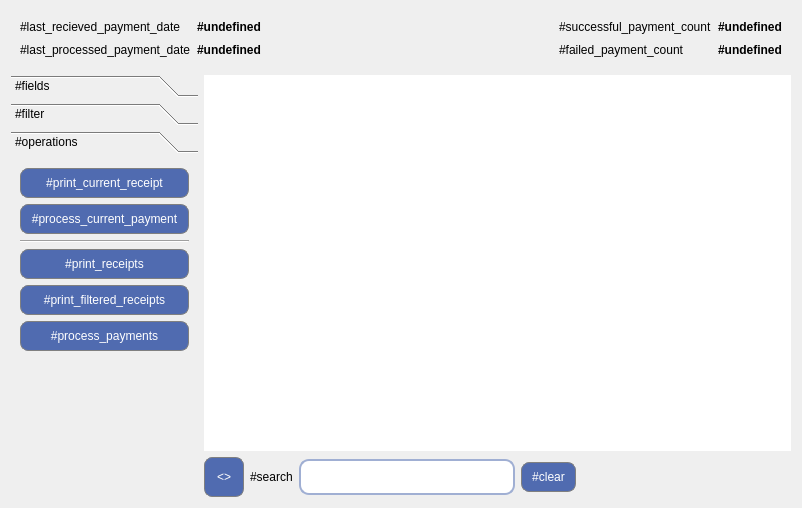
<?xml version="1.0" encoding="UTF-8"?>
<ui version="4.0">
 <class>PaymentServiceWindow</class>
 <widget class="QFrame" name="PaymentServiceWindow">
  <property name="geometry">
   <rect>
    <x>0</x>
    <y>0</y>
    <width>802</width>
    <height>508</height>
   </rect>
  </property>
  <property name="styleSheet">
   <string notr="true">QFrame#paymentsServiceWindow
{
	background: rgba(247, 245, 237);
}

QTextEdit
{
	background: rgba(247, 245, 237);
	font-size: 10px;
}

QPushButton 
{
border: 1px solid gray;
border-radius: 8px;
padding-left: 10px;
padding-right: 10px;
color: white;
background-color: rgba(80, 107, 176);
}

QPushButton:disabled
{
color: gray;
background-color: lightgray;
}

QPushButton:pressed 
{
background-color: rgba(98, 141, 191);
}

QTabBar::tab 
{
     background: rgba(160, 175, 211);
     border: 1px solid #C4C4C3;
     border-bottom-color: #C2C7CB; 
     border-top-left-radius: 4px;
     border-top-right-radius: 4px;
     min-width: 8ex;
     padding: 2px;
 }

 QTabBar::tab:selected, QTabBar::tab:hover 
{
     background: rgba(247, 245, 237);
 }

QLineEdit 
{
    padding: 8;
	border: 2px solid rgba(160, 175, 211);
    border-radius: 10px;
}

/*
QFrame#LogsInfoServiceWindow 
{
background: rgba(247, 245, 237);
}
QScrollArea#scrollArea 
{
background-color: white;
}

QScrollBar:vertical 
{
border: 1px solid lightgray;
border-radius: 2px;
width: 24px;
margin: 21px 0 21px 0;
}

QScrollBar::handle:vertical 
{
min-height: 24px;
width: 25px;
background-color: rgba(186, 200, 237);
border-radius: 2px;
border-top: 1px solid gray;
border-bottom: 1px solid gray;
}

QScrollBar::add-line:vertical 
{
border: 1px solid lightgray;
border-radius: 2px;
height: 20px;
subcontrol-position: bottom;
subcontrol-origin: margin;
background-color: rgba(247, 245, 237);
image: url(:/Images/down_arrow.png);
}

QScrollBar::add-line:vertical:pressed 
{
background-color: rgba(186, 200, 237);
}

QScrollBar::sub-line:vertical 
{
border: 1px solid lightgray;
border-radius: 2px;
height: 20px;
subcontrol-position: top;
subcontrol-origin: margin;
background-color: rgba(247, 245, 237);
image: url(:/Images/up_arrow.png);
}

QScrollBar::sub-line:vertical:pressed 
{
background-color: rgba(186, 200, 237);
}

QScrollBar::add-page:vertical, QScrollBar::sub-page:vertical 
{
background-color: rgba(247, 245, 237);
}


QScrollBar:horizontal 
{
border: 1px solid lightgray;
border-radius: 2px;
height: 24px;
margin: 0 21px 0 21px;
}

QScrollBar::handle:horizontal 
{
min-width: 24px;
height: 25px;
background-color: rgba(186, 200, 237);
border-radius: 2px;
border-left: 1px solid gray;
border-right: 1px solid gray;
}

QScrollBar::add-line:horizontal 
{
border: 1px solid lightgray;
border-radius: 2px;
width: 20px;
subcontrol-position: right;
subcontrol-origin: margin;
background-color: rgba(247, 245, 237);
image: url(:/Images/right_arrow.png);
}

QScrollBar::add-line:horizontal:pressed 
{
background-color: rgba(186, 200, 237);
}

QScrollBar::sub-line:horizontal 
{
border: 1px solid lightgray;
border-radius: 2px;
width: 20px;
subcontrol-position: left;
subcontrol-origin: margin;
background-color: rgba(247, 245, 237);
image: url(:/Images/left_arrow.png);
}

QScrollBar::sub-line:horizontal:pressed 
{
background-color: rgba(186, 200, 237);
}

QScrollBar::add-page:horizontal, QScrollBar::sub-page:horizontal 
{
background-color: rgba(247, 245, 237);
}

QHeaderView::section 
{
     background-color: rgba(186, 200, 237);
     color: black;
     padding-left: 4px;
     border: 1px solid #6c6c6c;
	 height: 30px;
	 border-radius: 5px;
 }

QHeaderView::down-arrow 
{
     image: url(:/Images/down_arrow.png);
 }

QHeaderView::up-arrow 
{
     image: url(:/Images/up_arrow.png);
 }

QTableView 
{
     selection-background-color: rgba(186, 200, 237);
	 background-color: white;
 }
*/</string>
  </property>
  <layout class="QVBoxLayout" name="verticalLayout_3">
   <item>
    <widget class="QWidget" name="wPaymentSummary" native="true">
     <property name="sizePolicy">
      <sizepolicy hsizetype="Preferred" vsizetype="Maximum">
       <horstretch>0</horstretch>
       <verstretch>0</verstretch>
      </sizepolicy>
     </property>
     <layout class="QGridLayout" name="gridLayout">
      <item row="0" column="1">
       <widget class="QLabel" name="lbLastRecievedPayment">
        <property name="sizePolicy">
         <sizepolicy hsizetype="Preferred" vsizetype="Fixed">
          <horstretch>0</horstretch>
          <verstretch>0</verstretch>
         </sizepolicy>
        </property>
        <property name="font">
         <font>
          <weight>75</weight>
          <bold>true</bold>
         </font>
        </property>
        <property name="text">
         <string>#undefined</string>
        </property>
       </widget>
      </item>
      <item row="0" column="2" rowspan="2">
       <spacer name="horizontalSpacer_3">
        <property name="orientation">
         <enum>Qt::Horizontal</enum>
        </property>
        <property name="sizeHint" stdset="0">
         <size>
          <width>301</width>
          <height>20</height>
         </size>
        </property>
       </spacer>
      </item>
      <item row="1" column="3" rowspan="2">
       <widget class="QLabel" name="lbFailedPaymentCountTitle">
        <property name="sizePolicy">
         <sizepolicy hsizetype="Preferred" vsizetype="Fixed">
          <horstretch>0</horstretch>
          <verstretch>0</verstretch>
         </sizepolicy>
        </property>
        <property name="text">
         <string>#failed_payment_count</string>
        </property>
       </widget>
      </item>
      <item row="1" column="4" rowspan="2">
       <widget class="QLabel" name="lbFailedPaymentCount">
        <property name="sizePolicy">
         <sizepolicy hsizetype="Preferred" vsizetype="Fixed">
          <horstretch>0</horstretch>
          <verstretch>0</verstretch>
         </sizepolicy>
        </property>
        <property name="font">
         <font>
          <weight>75</weight>
          <bold>true</bold>
         </font>
        </property>
        <property name="text">
         <string>#undefined</string>
        </property>
       </widget>
      </item>
      <item row="2" column="2">
       <spacer name="horizontalSpacer_4">
        <property name="orientation">
         <enum>Qt::Horizontal</enum>
        </property>
        <property name="sizeHint" stdset="0">
         <size>
          <width>301</width>
          <height>20</height>
         </size>
        </property>
       </spacer>
      </item>
      <item row="0" column="0">
       <widget class="QLabel" name="lbLastRecievedPaymentTitle">
        <property name="sizePolicy">
         <sizepolicy hsizetype="Preferred" vsizetype="Fixed">
          <horstretch>0</horstretch>
          <verstretch>0</verstretch>
         </sizepolicy>
        </property>
        <property name="text">
         <string>#last_recieved_payment_date</string>
        </property>
       </widget>
      </item>
      <item row="0" column="3">
       <widget class="QLabel" name="lbSuccessfulPaymentCountTitle">
        <property name="sizePolicy">
         <sizepolicy hsizetype="Preferred" vsizetype="Fixed">
          <horstretch>0</horstretch>
          <verstretch>0</verstretch>
         </sizepolicy>
        </property>
        <property name="text">
         <string>#successful_payment_count</string>
        </property>
       </widget>
      </item>
      <item row="0" column="4">
       <widget class="QLabel" name="lbSuccessfulPaymentCount">
        <property name="sizePolicy">
         <sizepolicy hsizetype="Preferred" vsizetype="Fixed">
          <horstretch>0</horstretch>
          <verstretch>0</verstretch>
         </sizepolicy>
        </property>
        <property name="font">
         <font>
          <weight>75</weight>
          <bold>true</bold>
         </font>
        </property>
        <property name="text">
         <string>#undefined</string>
        </property>
        <property name="alignment">
         <set>Qt::AlignLeading|Qt::AlignLeft|Qt::AlignVCenter</set>
        </property>
       </widget>
      </item>
      <item row="1" column="0" rowspan="2">
       <widget class="QLabel" name="lbLastProcessedPaymentTitle">
        <property name="sizePolicy">
         <sizepolicy hsizetype="Preferred" vsizetype="Fixed">
          <horstretch>0</horstretch>
          <verstretch>0</verstretch>
         </sizepolicy>
        </property>
        <property name="text">
         <string>#last_processed_payment_date</string>
        </property>
       </widget>
      </item>
      <item row="1" column="1" rowspan="2">
       <widget class="QLabel" name="lbLastProcessedPayment">
        <property name="sizePolicy">
         <sizepolicy hsizetype="Preferred" vsizetype="Fixed">
          <horstretch>0</horstretch>
          <verstretch>0</verstretch>
         </sizepolicy>
        </property>
        <property name="font">
         <font>
          <weight>75</weight>
          <bold>true</bold>
         </font>
        </property>
        <property name="text">
         <string>#undefined</string>
        </property>
       </widget>
      </item>
     </layout>
    </widget>
   </item>
   <item>
    <layout class="QHBoxLayout" name="horizontalLayout" stretch="0,7">
     <item>
      <widget class="QToolBox" name="toolBox">
       <property name="currentIndex">
        <number>2</number>
       </property>
       <widget class="QWidget" name="pageFields">
        <property name="geometry">
         <rect>
          <x>0</x>
          <y>0</y>
          <width>69</width>
          <height>337</height>
         </rect>
        </property>
        <attribute name="label">
         <string>#fields</string>
        </attribute>
        <layout class="QVBoxLayout" name="verticalLayout_2"/>
       </widget>
       <widget class="QWidget" name="pageFilter">
        <property name="geometry">
         <rect>
          <x>0</x>
          <y>0</y>
          <width>130</width>
          <height>337</height>
         </rect>
        </property>
        <attribute name="label">
         <string>#filter</string>
        </attribute>
        <layout class="QVBoxLayout" name="verticalLayout_6">
         <item>
          <widget class="QRadioButton" name="rbAllDates">
           <property name="text">
            <string>#all</string>
           </property>
           <property name="checked">
            <bool>true</bool>
           </property>
          </widget>
         </item>
         <item>
          <widget class="QRadioButton" name="rbLastEncashment">
           <property name="text">
            <string>#last_encashment</string>
           </property>
          </widget>
         </item>
         <item>
          <widget class="QRadioButton" name="rbDate">
           <property name="text">
            <string>#date</string>
           </property>
          </widget>
         </item>
         <item>
          <widget class="QDateEdit" name="dateEdit">
           <property name="enabled">
            <bool>false</bool>
           </property>
           <property name="date">
            <date>
             <year>2013</year>
             <month>1</month>
             <day>1</day>
            </date>
           </property>
           <property name="maximumDate">
            <date>
             <year>2100</year>
             <month>12</month>
             <day>31</day>
            </date>
           </property>
           <property name="minimumDate">
            <date>
             <year>2000</year>
             <month>1</month>
             <day>1</day>
            </date>
           </property>
           <property name="displayFormat">
            <string>dd MMMM</string>
           </property>
           <property name="calendarPopup">
            <bool>true</bool>
           </property>
          </widget>
         </item>
         <item>
          <widget class="QComboBox" name="cbRange">
           <property name="enabled">
            <bool>false</bool>
           </property>
          </widget>
         </item>
         <item>
          <widget class="Line" name="line">
           <property name="orientation">
            <enum>Qt::Horizontal</enum>
           </property>
          </widget>
         </item>
         <item>
          <widget class="Line" name="line_2">
           <property name="orientation">
            <enum>Qt::Horizontal</enum>
           </property>
          </widget>
         </item>
         <item>
          <widget class="QRadioButton" name="rbAllPayments">
           <property name="text">
            <string>#all</string>
           </property>
           <property name="checked">
            <bool>false</bool>
           </property>
          </widget>
         </item>
         <item>
          <widget class="QRadioButton" name="rbProcessed">
           <property name="text">
            <string>#failed_payments</string>
           </property>
          </widget>
         </item>
         <item>
          <widget class="QRadioButton" name="rbPrinted">
           <property name="text">
            <string>#failed_reciepts</string>
           </property>
          </widget>
         </item>
         <item>
          <spacer name="verticalSpacer">
           <property name="orientation">
            <enum>Qt::Vertical</enum>
           </property>
           <property name="sizeHint" stdset="0">
            <size>
             <width>20</width>
             <height>40</height>
            </size>
           </property>
          </spacer>
         </item>
        </layout>
       </widget>
       <widget class="QWidget" name="pageOperations">
        <property name="geometry">
         <rect>
          <x>0</x>
          <y>0</y>
          <width>174</width>
          <height>337</height>
         </rect>
        </property>
        <attribute name="label">
         <string>#operations</string>
        </attribute>
        <layout class="QVBoxLayout" name="verticalLayout_5">
         <item>
          <widget class="QPushButton" name="btnPrintCurrentReceipt">
           <property name="sizePolicy">
            <sizepolicy hsizetype="Minimum" vsizetype="Fixed">
             <horstretch>0</horstretch>
             <verstretch>0</verstretch>
            </sizepolicy>
           </property>
           <property name="minimumSize">
            <size>
             <width>0</width>
             <height>30</height>
            </size>
           </property>
           <property name="text">
            <string>#print_current_receipt</string>
           </property>
          </widget>
         </item>
         <item>
          <widget class="QPushButton" name="btnProcessCurrentPayment">
           <property name="minimumSize">
            <size>
             <width>0</width>
             <height>30</height>
            </size>
           </property>
           <property name="text">
            <string>#process_current_payment</string>
           </property>
          </widget>
         </item>
         <item>
          <widget class="Line" name="line_3">
           <property name="orientation">
            <enum>Qt::Horizontal</enum>
           </property>
          </widget>
         </item>
         <item>
          <widget class="QPushButton" name="btnPrintReceipts">
           <property name="minimumSize">
            <size>
             <width>0</width>
             <height>30</height>
            </size>
           </property>
           <property name="text">
            <string>#print_receipts</string>
           </property>
          </widget>
         </item>
         <item>
          <widget class="QPushButton" name="btnPrintFilteredReceipts">
           <property name="minimumSize">
            <size>
             <width>0</width>
             <height>30</height>
            </size>
           </property>
           <property name="text">
            <string>#print_filtered_receipts</string>
           </property>
          </widget>
         </item>
         <item>
          <widget class="QPushButton" name="btnProcessPayments">
           <property name="minimumSize">
            <size>
             <width>0</width>
             <height>30</height>
            </size>
           </property>
           <property name="text">
            <string>#process_payments</string>
           </property>
          </widget>
         </item>
         <item>
          <spacer name="verticalSpacer_2">
           <property name="orientation">
            <enum>Qt::Vertical</enum>
           </property>
           <property name="sizeHint" stdset="0">
            <size>
             <width>20</width>
             <height>40</height>
            </size>
           </property>
          </spacer>
         </item>
        </layout>
       </widget>
      </widget>
     </item>
     <item>
      <layout class="QVBoxLayout" name="verticalLayout_4">
       <item>
        <widget class="QTableView" name="tvPayments">
         <property name="enabled">
          <bool>true</bool>
         </property>
         <property name="sizePolicy">
          <sizepolicy hsizetype="Expanding" vsizetype="Expanding">
           <horstretch>0</horstretch>
           <verstretch>0</verstretch>
          </sizepolicy>
         </property>
         <property name="frameShape">
          <enum>QFrame::NoFrame</enum>
         </property>
         <property name="selectionMode">
          <enum>QAbstractItemView::SingleSelection</enum>
         </property>
         <property name="selectionBehavior">
          <enum>QAbstractItemView::SelectRows</enum>
         </property>
         <property name="sortingEnabled">
          <bool>true</bool>
         </property>
         <attribute name="horizontalHeaderShowSortIndicator" stdset="0">
          <bool>true</bool>
         </attribute>
         <attribute name="verticalHeaderVisible">
          <bool>false</bool>
         </attribute>
        </widget>
       </item>
       <item>
        <layout class="QHBoxLayout" name="horizontalLayout_2">
         <item>
          <widget class="QPushButton" name="btnExpandTable">
           <property name="minimumSize">
            <size>
             <width>40</width>
             <height>40</height>
            </size>
           </property>
           <property name="text">
            <string>&lt;&gt;</string>
           </property>
           <property name="checkable">
            <bool>true</bool>
           </property>
           <property name="checked">
            <bool>true</bool>
           </property>
          </widget>
         </item>
         <item>
          <widget class="QLabel" name="label_3">
           <property name="text">
            <string>#search</string>
           </property>
          </widget>
         </item>
         <item>
          <widget class="QLineEdit" name="leSearch"/>
         </item>
         <item>
          <widget class="QPushButton" name="pushButton">
           <property name="minimumSize">
            <size>
             <width>0</width>
             <height>30</height>
            </size>
           </property>
           <property name="text">
            <string>#clear</string>
           </property>
          </widget>
         </item>
         <item>
          <spacer name="horizontalSpacer_2">
           <property name="orientation">
            <enum>Qt::Horizontal</enum>
           </property>
           <property name="sizeHint" stdset="0">
            <size>
             <width>40</width>
             <height>20</height>
            </size>
           </property>
          </spacer>
         </item>
        </layout>
       </item>
      </layout>
     </item>
    </layout>
   </item>
  </layout>
 </widget>
 <resources>
  <include location="../Resources/Resources.qrc"/>
 </resources>
 <connections>
  <connection>
   <sender>pushButton</sender>
   <signal>clicked()</signal>
   <receiver>leSearch</receiver>
   <slot>clear()</slot>
   <hints>
    <hint type="sourcelabel">
     <x>119</x>
     <y>291</y>
    </hint>
    <hint type="destinationlabel">
     <x>125</x>
     <y>255</y>
    </hint>
   </hints>
  </connection>
  <connection>
   <sender>btnExpandTable</sender>
   <signal>clicked(bool)</signal>
   <receiver>toolBox</receiver>
   <slot>setVisible(bool)</slot>
   <hints>
    <hint type="sourcelabel">
     <x>187</x>
     <y>488</y>
    </hint>
    <hint type="destinationlabel">
     <x>153</x>
     <y>230</y>
    </hint>
   </hints>
  </connection>
  <connection>
   <sender>pushButton</sender>
   <signal>clicked()</signal>
   <receiver>leSearch</receiver>
   <slot>setFocus()</slot>
   <hints>
    <hint type="sourcelabel">
     <x>89</x>
     <y>291</y>
    </hint>
    <hint type="destinationlabel">
     <x>87</x>
     <y>255</y>
    </hint>
   </hints>
  </connection>
 </connections>
</ui>
